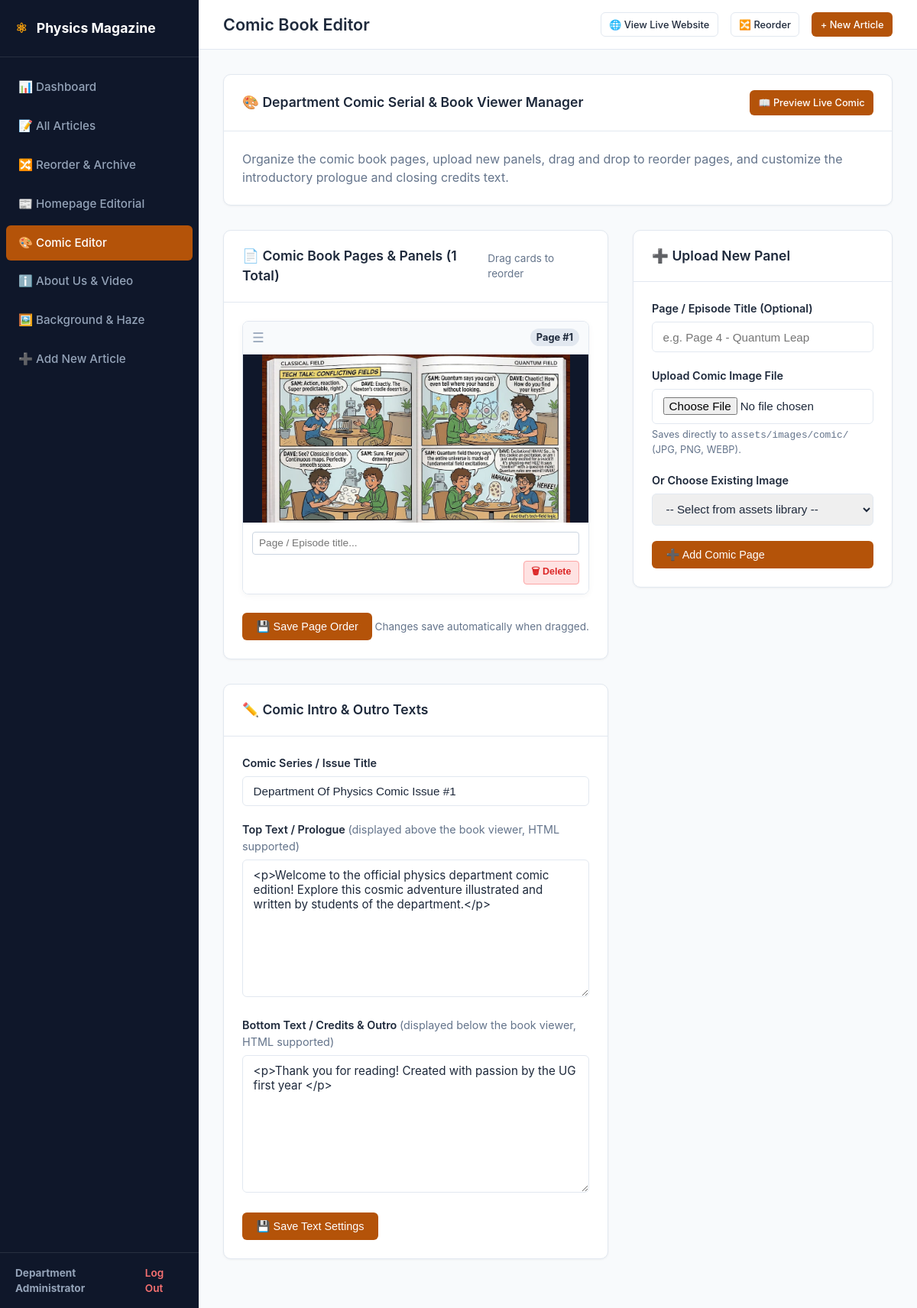
Screenshot of /admin/comic.php (signed in) with the database file from the repository.
### tables this page shows
CREATE TABLE `comic_panels` (
  `id` int(11) NOT NULL,
  `title` varchar(255) DEFAULT NULL,
  `image_path` varchar(255) NOT NULL,
  `sort_order` int(11) DEFAULT 0,
  `created_at` datetime DEFAULT current_timestamp()
);

CREATE TABLE `settings` (
  `setting_key` varchar(100) NOT NULL,
  `setting_value` text NOT NULL
);

### includes/functions.php (called while the page is built, shortened)
<?php
function e($string)
{
    return htmlspecialchars($string ?? '', ENT_QUOTES, 'UTF-8');
}
function get_setting($key, $default = '')
{
    try {
        $pdo = get_db_connection();
        $stmt = $pdo->prepare("SELECT setting_value FROM settings WHERE setting_key = ?");
        $stmt->execute([$key]);
        $row = $stmt->fetch();
        return $row ? $row['setting_value'] : $default;
    } catch (Exception $e) {
        return $default;
    }
}

### admin/comic.php (the view, shortened to what this page needs)
<?php
require_once __DIR__ . '/../includes/functions.php';
$pdo = get_db_connection();
$panelsStmt = $pdo->query("SELECT id, title, image_path, sort_order, created_at FROM comic_panels ORDER BY sort_order ASC, id ASC");
$panels = $panelsStmt->fetchAll(PDO::FETCH_ASSOC);
$comicTitle = get_setting('comic_title', 'Department Of Physics Comic Issue #1');
$comicTopText = get_setting('comic_top_text', '');
$comicBottomText = get_setting('comic_bottom_text', '');
require_once __DIR__ . '/includes/admin_header.php';
?>
<div class="card" style="margin-bottom: 2rem;">
  <div class="card-header">
    <h2>🎨 Department Comic Serial & Book Viewer Manager</h2>
    <div>
      <a href="../comic.php" target="_blank" class="btn btn-primary btn-sm">📖 Preview Live Comic</a>
    </div>
  </div>
  <div class="card-body">
    <p style="color: #64748b; margin-bottom: 0;">
      Organize the comic book pages, upload new panels, drag and drop to reorder pages, and customize the introductory prologue and closing credits text.
    </p>
  </div>
</div>
<div style="display: grid; grid-template-columns: 1fr 340px; gap: 2rem; align-items: start;">
  <div>
    <div class="card" style="margin-bottom: 2rem;">
      <div class="card-header">
        <h2>📄 Comic Book Pages & Panels (<?= count($panels) ?> Total)</h2>
        <span style="font-size: 0.85rem; color: #64748b;">Drag cards to reorder</span>
      </div>
      <div class="card-body">
        <?php if (empty($panels)): ?>
          <div style="text-align: center; padding: 3rem 1rem; color: #64748b;">
            <div style="font-size: 3rem; margin-bottom: 0.5rem;">🎨</div>
            <h3>No comic panels uploaded yet</h3>
            <p>Upload your first comic page using the panel on the right.</p>
          </div>
        <?php else: ?>
          <div id="panels-grid" class="panels-sortable-grid">
            <?php foreach ($panels as $index => $panel): ?>
              <div class="panel-card" data-id="<?= $panel['id'] ?>">
                <div class="panel-drag-handle" title="Drag to reorder">
                  <span class="handle-icon">☰</span>
                  <span class="page-badge-num">Page #<span class="rank-display"><?= $index + 1 ?></span></span>
                </div>
                <div class="panel-preview-img-wrap">
                  <img src="../<?= e($panel['image_path']) ?>" alt="Page <?= $index + 1 ?>" loading="lazy">
                </div>
                <div class="panel-card-footer">
                  <input type="text" class="panel-title-input" value="<?= e($panel['title']) ?>"
                    placeholder="Page / Episode title..." data-id="<?= $panel['id'] ?>">
                  <div class="panel-actions">
                    <button type="button" class="btn-delete-panel" data-id="<?= $panel['id'] ?>" title="Delete Panel">
                      🗑 Delete
                    </button>
                  </div>
                </div>
              </div>
            <?php endforeach; ?>
          </div>
          <div style="margin-top: 1.5rem; display: flex; justify-content: space-between; align-items: center;">
            <button type="button" id="btn-save-order" class="btn btn-primary">
              💾 Save Page Order
            </button>
            <span style="font-size: 0.85rem; color: #64748b;">Changes save automatically when dragged.</span>
          </div>
        <?php endif; ?>
      </div>
    </div>
    <div class="card">
      <div class="card-header">
        <h2>✏️ Comic Intro & Outro Texts</h2>
      </div>
      <div class="card-body">
        <form method="POST" action="comic.php">
          <div class="form-group">
            <label for="comic_title">Comic Series / Issue Title</label>
            <input type="text" id="comic_title" name="comic_title" class="form-control"
              value="<?= e($comicTitle) ?>" required>
          </div>
          <div class="form-group">
            <label for="comic_top_text">
              Top Text / Prologue <span style="color: #64748b; font-weight: normal;">(displayed above the book viewer, HTML supported)</span>
            </label>
            <textarea id="comic_top_text" name="comic_top_text" class="form-control" rows="4"
              placeholder="e.g. <p>Welcome to our annual physics comic issue...</p>"><?= e($comicTopText) ?></textarea>
          </div>
          <div class="form-group">
            <label for="comic_bottom_text">
              Bottom Text / Credits & Outro <span style="color: #64748b; font-weight: normal;">(displayed below the book viewer, HTML supported)</span>
            </label>
            <textarea id="comic_bottom_text" name="comic_bottom_text" class="form-control" rows="4"
              placeholder="e.g. <p>Illustrated by the Department of Physics creative team...</p>"><?= e($comicBottomText) ?></textarea>
          </div>
          <button type="submit" class="btn btn-primary">
            💾 Save Text Settings
          </button>
        </form>
      </div>
    </div>
  </div>
  <div>
    <div class="card" style="position: sticky; top: 1.5rem;">
      <div class="card-header">
        <h2>➕ Upload New Panel</h2>
      </div>
      <div class="card-body">
        <form method="POST" action="comic.php" enctype="multipart/form-data">
          <div class="form-group">
            <label for="panel_title">Page / Episode Title (Optional)</label>
            <input type="text" id="panel_title" name="panel_title" class="form-control"
              placeholder="e.g. Page 4 - Quantum Leap">
          </div>
          <div class="form-group">
            <label for="panel_file">Upload Comic Image File</label>
            <input type="file" id="panel_file" name="panel_file" class="form-control" accept="image/*">
            <small style="color: #64748b; font-size: 0.8rem; display: block; margin-top: 0.25rem;">
              Saves directly to <code>assets/images/comic/</code> (JPG, PNG, WEBP).
            </small>
          </div>
          <div class="form-group">
            <label for="existing_asset">Or Choose Existing Image</label>
            <select id="existing_asset" name="existing_asset" class="form-control">
              <option value="">-- Select from assets library --</option>
            </select>
          </div>
          <button type="submit" class="btn btn-primary" style="width: 100%;">
            ➕ Add Comic Page
          </button>
        </form>
      </div>
    </div>
  </div>
</div>
<?php require_once __DIR__ . '/includes/admin_footer.php'; ?>

### admin/assets/css/admin.css (style rules this page uses)
:root { --primary: #1e293b; --primary-hover: #0f172a; --accent: #b45309; --accent-hover: #92400e; --bg: #f8fafc; --sidebar-bg: #0f172a; --sidebar-text: #94a3b8; --sidebar-hover: #1e293b; --sidebar-active: #b45309; --card-bg: #ffffff; --text-main: #1e293b; --text-muted: #64748b; --border: #e2e8f0; --success: #16a34a; --danger: #dc2626; --warning: #d97706; }
* { box-sizing: border-box; margin: 0; padding: 0; }
body { font-family: -apple-system, BlinkMacSystemFont, 'Segoe UI', Roboto, Helvetica, Arial, sans-serif; background-color: var(--bg); color: var(--text-main); line-height: 1.5; display: flex; min-height: 100vh; }
.card { background: white; border-radius: 10px; border: 1px solid var(--border); box-shadow: 0 1px 3px rgba(0,0,0,0.05); margin-bottom: 2rem; overflow: hidden; }
.card-header { padding: 1.25rem 1.5rem; border-bottom: 1px solid var(--border); display: flex; justify-content: space-between; align-items: center; }
.card-header h2 { font-size: 1.1rem; font-weight: 600; color: var(--primary); }
.card-body { padding: 1.5rem; }
.btn { display: inline-flex; align-items: center; gap: 0.4rem; padding: 0.55rem 1.1rem; border-radius: 6px; font-size: 0.9rem; font-weight: 500; text-decoration: none; border: 1px solid transparent; cursor: pointer; transition: all 0.2s; }
.btn-primary { background-color: var(--accent); color: white; }
.btn-sm { padding: 0.35rem 0.65rem; font-size: 0.8rem; }
.form-group { margin-bottom: 1.25rem; }
.form-group label { display: block; font-size: 0.9rem; font-weight: 600; color: var(--text-main); margin-bottom: 0.4rem; }
.form-control { width: 100%; padding: 0.65rem 0.85rem; border: 1px solid var(--border); border-radius: 6px; font-size: 0.95rem; color: var(--text-main); outline: none; transition: border-color 0.2s; }
textarea.form-control { min-height: 180px; font-family: inherit; }

### admin/comic.php (style rules this page uses)
.panels-sortable-grid { display: grid; grid-template-columns: repeat(auto-fill, minmax(220px, 1fr)); gap: 1.25rem; }
.panel-card { background: #ffffff; border: 1px solid #e2e8f0; border-radius: 8px; overflow: hidden; box-shadow: 0 2px 8px rgba(0,0,0,0.04); display: flex; flex-direction: column; transition: transform 0.15s, box-shadow 0.15s; }
.panel-drag-handle { background: #f8fafc; border-bottom: 1px solid #e2e8f0; padding: 0.5rem 0.75rem; display: flex; align-items: center; justify-content: space-between; cursor: grab; user-select: none; }
.handle-icon { color: #94a3b8; font-size: 1.1rem; }
.page-badge-num { font-size: 0.8rem; font-weight: 700; color: #1e293b; background: #e2e8f0; padding: 2px 8px; border-radius: 12px; }
.panel-preview-img-wrap { background: #0f172a; height: 220px; display: flex; align-items: center; justify-content: center; overflow: hidden; }
.panel-preview-img-wrap img { max-width: 100%; max-height: 100%; object-fit: contain; }
.panel-card-footer { padding: 0.75rem; display: flex; flex-direction: column; gap: 0.5rem; background: #ffffff; }
.panel-title-input { width: 100%; font-size: 0.85rem; padding: 0.4rem 0.5rem; border: 1px solid #cbd5e1; border-radius: 4px; }
.panel-actions { display: flex; justify-content: flex-end; }
.btn-delete-panel { background: #fee2e2; color: #dc2626; border: 1px solid #fca5a5; border-radius: 4px; padding: 0.25rem 0.6rem; font-size: 0.78rem; font-weight: 600; cursor: pointer; transition: all 0.2s; }

### rows the page displays
comic_panels: image_path (picture)
settings: comic_title "Department Of Physics Comic Issue #1"
settings: comic_top_text "<p>Welcome to the official physics department comic edition! Explore this cosmic adventure illustrated and written by students of the department.</p>"
settings: comic_bottom_text "<p>Thank you for reading! Created with passion by the UG first year </p>"

### other values shown
$adminName "Department Administrator"
$adminPageTitle "Comic Book Editor"
count($panels) "1"
